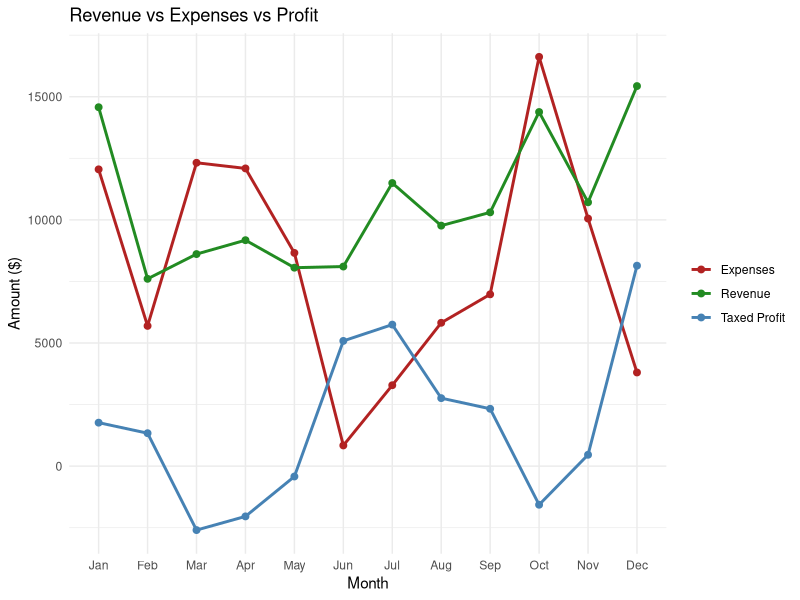
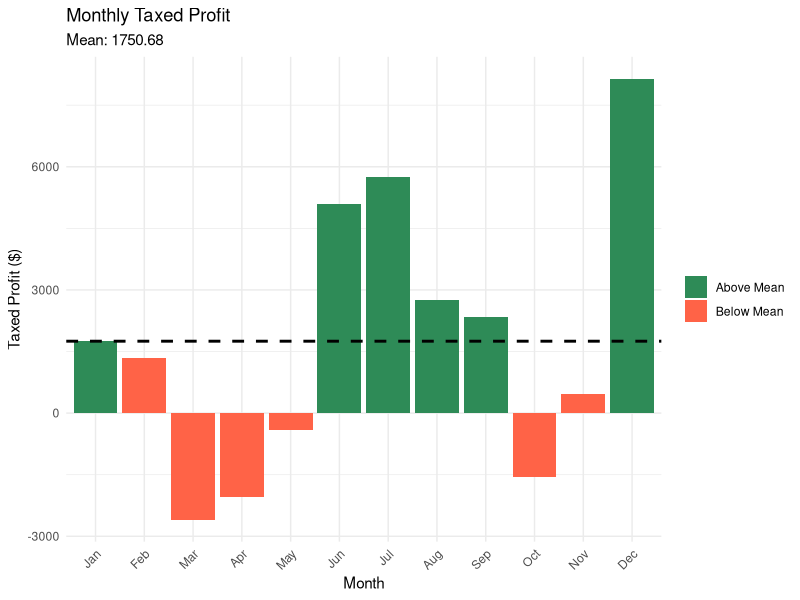
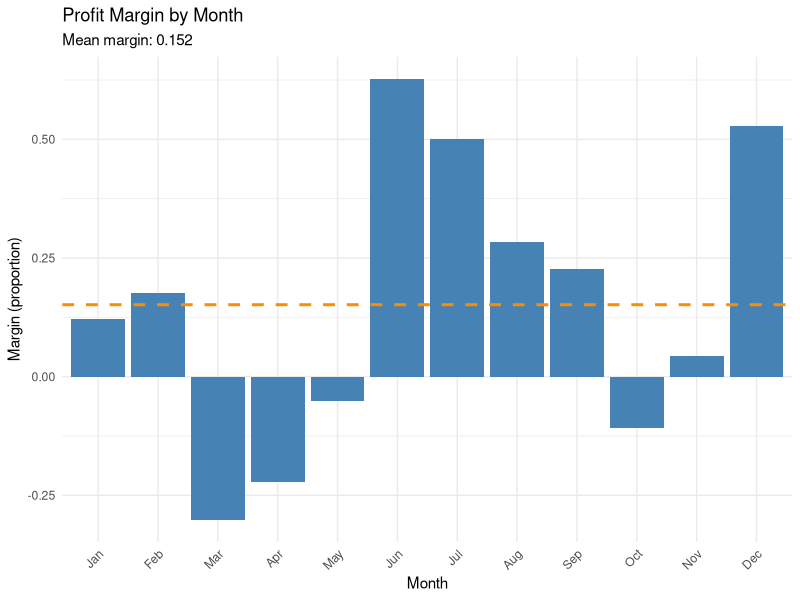
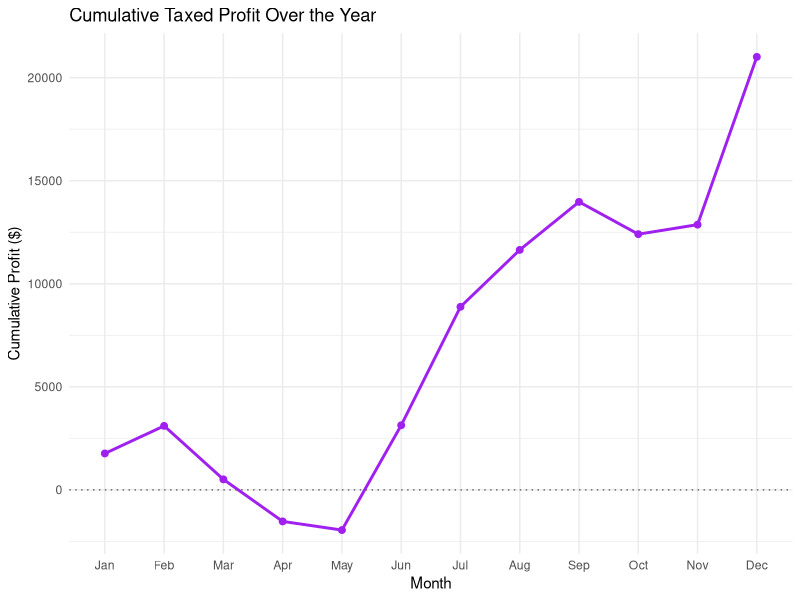
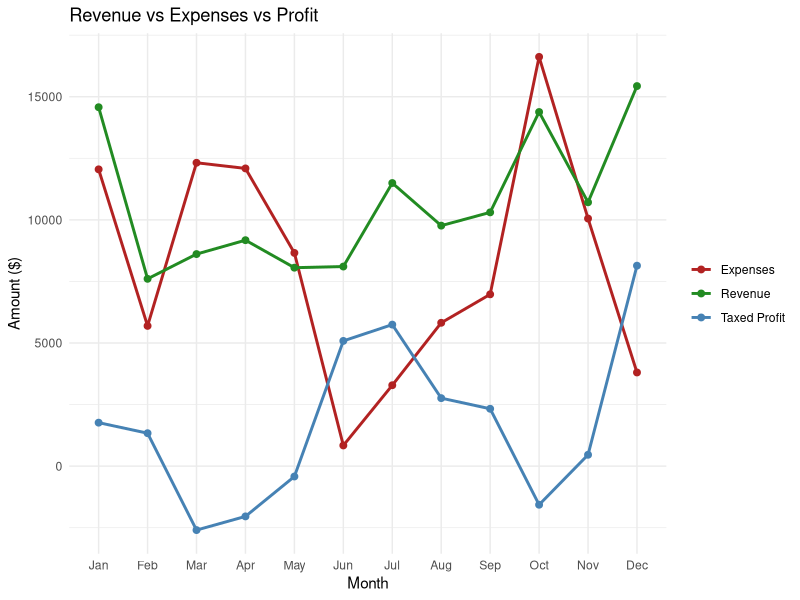
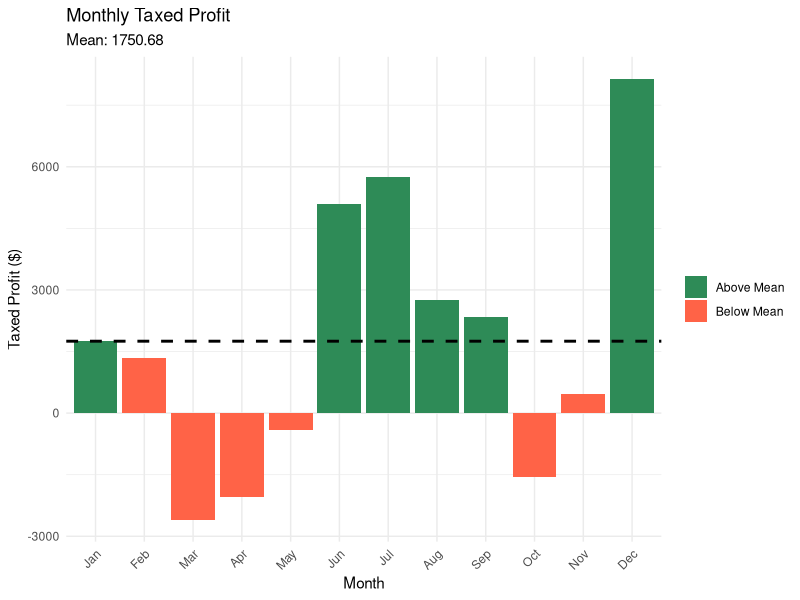
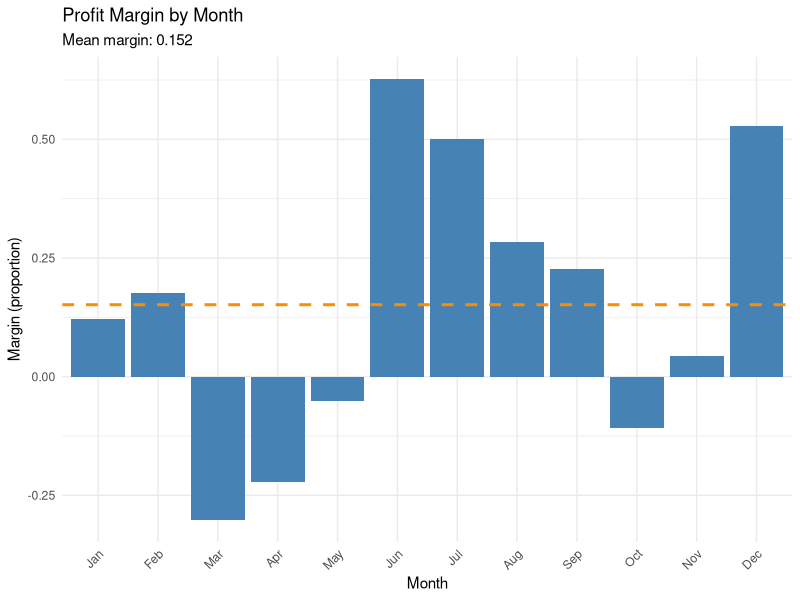
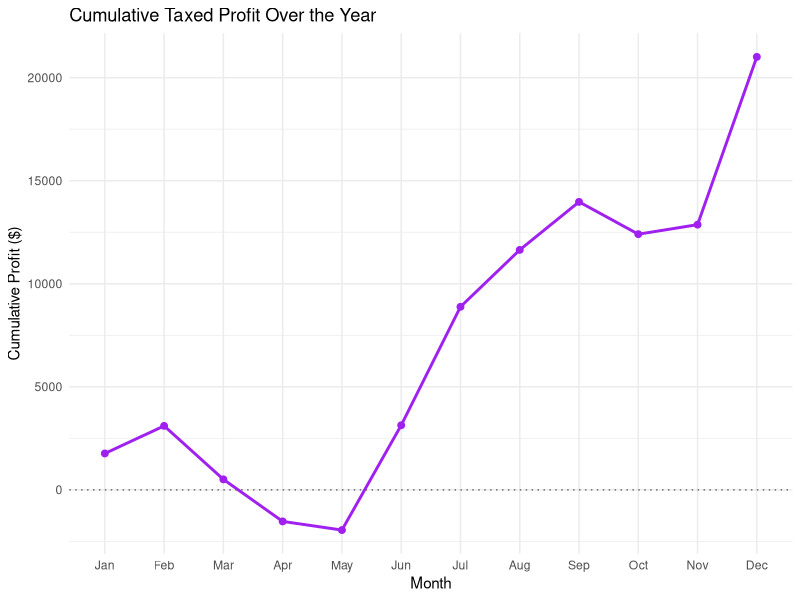

Here is the R script that generated these plots, in order:
library(ggplot2)

sep <- function(){
  cat(strrep("=", 25), "\n")
}

month_names <- function(){
  return(c("Jan","Feb","Mar","Apr","May","Jun","Jul","Aug","Sep","Oct","Nov","Dec"))
}

read_revenue <- function(){
  return(c(14574.49, 7606.46, 8611.41, 9175.41, 8058.65, 8105.44, 11496.28, 9766.09, 10305.32, 14379.96, 10713.97, 15433.50))
}

read_expenses <- function(){
  return(c(12051.82, 5695.07, 12319.20, 12089.72, 8658.57, 840.20, 3285.73, 5821.12, 6976.93, 16618.61, 10054.37, 3803.96))
}

raw_profit <- function(revenue, expenses){
  return(revenue - expenses)
}

taxxed_profit <- function(revenue, expenses, tax_rate = 0.3){
  raw_p <- raw_profit(revenue, expenses)
  after_tax <- (1 - tax_rate) * raw_p
  return(after_tax)
}

profit_margin <- function(taxxed_profit, revenue){
  return(taxxed_profit / revenue)
}

year_mean_after_tax <- function(taxxed_profit){
  sum <- 0
  for(i in 1:12){
    sum <- sum + taxxed_profit[i]
  }
  return(sum / 12)
}

good_months <- function(taxxed_profit){
  mean_val <- year_mean_after_tax(taxxed_profit)
  good <- taxxed_profit > mean_val
  return(good)
}

bad_months <- function(taxxed_profit){
  mean_val <- year_mean_after_tax(taxxed_profit)
  bad <- taxxed_profit < mean_val
  return(bad)
}

best_month <- function(taxxed_profit){
  max_index <- 1
  max_value <- taxxed_profit[1]
  for(i in 2:12){
    if(taxxed_profit[i] > max_value){
      max_index <- i
      max_value <- taxxed_profit[i]
    }
  }
  return(list(index = max_index, value = max_value))
}

worst_month <- function(taxxed_profit){
  min_index <- 1
  min_value <- taxxed_profit[1]
  for(i in 2:12){
    if(taxxed_profit[i] < min_value){
      min_index <- i
      min_value <- taxxed_profit[i]
    }
  }
  return(list(index = min_index, value = min_value))
}

plot_revenue_expenses_profit <- function(revenue, expenses, taxxed_profit){
  months <- month_names()
  
  df <- data.frame(
    month = factor(rep(months, 3), levels = months),
    value = c(revenue, expenses, taxxed_profit),
    series = rep(c("Revenue", "Expenses", "Taxed Profit"), each = 12)
  )
  
  p <- ggplot(df, aes(x = month, y = value, color = series, group = series)) +
    geom_line(linewidth = 1) +
    geom_point(size = 2) +
    scale_color_manual(values = c("Revenue" = "forestgreen",
                                  "Expenses" = "firebrick",
                                  "Taxed Profit" = "steelblue")) +
    labs(title = "Revenue vs Expenses vs Profit",
         x = "Month", y = "Amount ($)", color = NULL) +
    theme_minimal()
  
  ggsave("./assets/images/revenue_expenses_profit.png", plot = p, width = 9, height = 5)
  print(p)
}

plot_monthly_profit_bar <- function(taxxed_profit){
  months <- month_names()
  mean_val <- year_mean_after_tax(taxxed_profit)
  
  df <- data.frame(
    month = factor(months, levels = months),
    profit = taxxed_profit,
    status = ifelse(taxxed_profit >= mean_val, "Above Mean", "Below Mean")
  )
  
  p <- ggplot(df, aes(x = month, y = profit, fill = status)) +
    geom_col() +
    geom_hline(yintercept = mean_val, linetype = "dashed", linewidth = 1) +
    scale_fill_manual(values = c("Above Mean" = "seagreen", "Below Mean" = "tomato")) +
    labs(title = "Monthly Taxed Profit",
         subtitle = paste("Mean:", round(mean_val, 2)),
         x = "Month", y = "Taxed Profit ($)", fill = NULL) +
    theme_minimal() +
    theme(axis.text.x = element_text(angle = 45, hjust = 1))
  
  ggsave("./assets/images/monthly_profit_bar.png", plot = p, width = 9, height = 5)
  print(p)
}

plot_profit_margin <- function(margin){
  months <- month_names()
  mean_margin <- mean(margin)
  
  df <- data.frame(
    month = factor(months, levels = months),
    margin = margin
  )
  
  p <- ggplot(df, aes(x = month, y = margin)) +
    geom_col(fill = "steelblue") +
    geom_hline(yintercept = mean_margin, linetype = "dashed", color = "darkorange", linewidth = 1) +
    labs(title = "Profit Margin by Month",
         subtitle = paste("Mean margin:", round(mean_margin, 3)),
         x = "Month", y = "Margin (proportion)") +
    theme_minimal() +
    theme(axis.text.x = element_text(angle = 45, hjust = 1))
  
  ggsave("./assets/images/profit_margin.png", plot = p, width = 9, height = 5)
  print(p)
}

plot_cumulative_profit <- function(taxxed_profit){
  months <- month_names()
  cumulative <- cumsum(taxxed_profit)
  
  df <- data.frame(
    month = factor(months, levels = months),
    cumulative = cumulative
  )
  
  p <- ggplot(df, aes(x = month, y = cumulative, group = 1)) +
    geom_line(color = "purple", linewidth = 1) +
    geom_point(color = "purple", size = 2) +
    geom_hline(yintercept = 0, linetype = "dotted", color = "gray40") +
    labs(title = "Cumulative Taxed Profit Over the Year",
         x = "Month", y = "Cumulative Profit ($)") +
    theme_minimal()
  
  ggsave("./assets/images/cumulative_profit.png", plot = p, width = 9, height = 5)
  print(p)
}

display <- function(){
  revenue <- read_revenue()
  expenses <- read_expenses()
  sep()
  
  cat("\nRevenues:\n")
  print(revenue)
  sep()
  
  cat("\nExpenses:\n")
  print(expenses)
  sep()
  
  cat("\nProfit of each month without the impact of tax:\n")
  raw_p <- raw_profit(revenue, expenses)
  print(raw_p)
  sep()
  
  cat("\nProfit of each month after the impact of tax (30%):\n")
  taxxed <- taxxed_profit(revenue, expenses)
  print(taxxed)
  sep()
  
  cat("\nProfit margin:\n")
  margin <- profit_margin(taxxed, revenue)
  print(margin)
  sep()
  
  cat("\nMean of the year after tax:\n")
  year_mean <- year_mean_after_tax(taxxed)
  print(year_mean)
  sep()
  
  cat("\nGood months:\n")
  goods <- good_months(taxxed)
  print(goods)
  sep()
  
  cat("\nBad months:\n")
  bads <- bad_months(taxxed)
  print(bads)
  sep()
  
  cat("\nBest month:\n")
  best <- best_month(taxxed)
  cat("Month index:", best$index, "- Value:", best$value, "\n")
  sep()
  
  cat("\nWorst month:\n")
  worst <- worst_month(taxxed)
  cat("Month index:", worst$index, "- Value:", worst$value, "\n")
  sep()
  
  cat("\nGenerating visualizations...\n")
  plot_revenue_expenses_profit(revenue, expenses, taxxed)
  plot_monthly_profit_bar(taxxed)
  plot_profit_margin(margin)
  plot_cumulative_profit(taxxed)
  cat("Plots saved as PNG files in your working directory.\n")
  
  
  
}

main <- function(){
  display()
}

main()
